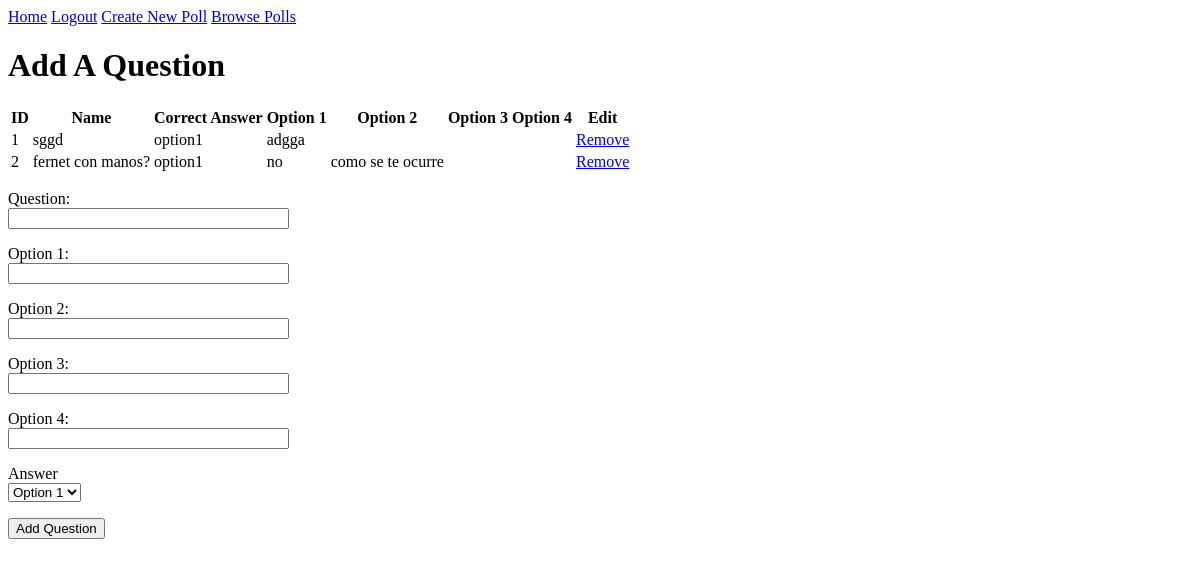
Before: /add_questions/1 (signed in) with the older database file.
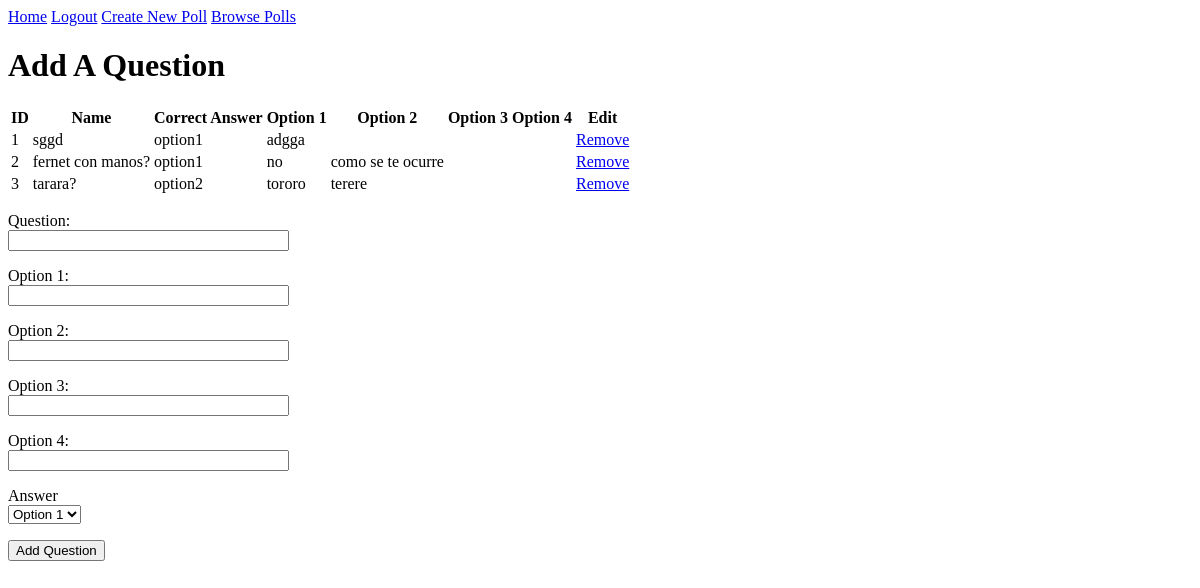
After: the same page with the newer database file.
### app/models.py (models this page shows, shortened)
class Question(db.Model):
    id = db.Column(db.Integer, primary_key=True)
    name = db.Column(db.String(128))
    option1 = db.Column(db.String(128))
    option2 = db.Column(db.String(128))
    option3 = db.Column(db.String(128))
    option4 = db.Column(db.String(128))
    correct_answer = db.Column(db.String(128))
    parent = db.Column(db.Integer, db.ForeignKey('poll.id'))

### app/routes.py (the view, shortened to what this page needs)
@app.route('/add_questions/<poll_id>', methods=['GET', 'POST'])
@app.route('/add_questions')
@login_required
def add_questions(poll_id):
    current_poll = Poll.query.filter_by(author=current_user,id=poll_id).first()
    form = MakeQuestionForm()
    if current_poll:
        questions = Question.query.filter_by(parent=poll_id).all()
        return render_template('add_question.html', title='Add A Question', form=form, questions=questions)
    else:
        print('poll not found, F.')
        pass

### app/forms.py (shortened to what this page needs)
class MakeQuestionForm(FlaskForm):
    name = StringField('Question:', validators=[DataRequired()])
    option1 = StringField('Option 1:')
    option2 = StringField('Option 2:')
    option3 = StringField('Option 3:')
    option4 = StringField('Option 4:')
    correct_answer = SelectField(label='Answer', choices=[('option1', 'Option 1'), ('option2', 'Option 2'),
                                                          ['option3', 'Option 3'], ('option4', 'Option 4')])
    submit = SubmitField('Add Question')

### app/models.py (called while the page is built)
@login.user_loader
def load_user(id):
    return User.query.get(int(id))

### app/templates/add_question.html (shortened to what this page needs)
{% extends "base.html" %}
{% block content %}
    <h1>Add A Question</h1>
    {% if questions.__len__() > 0 %}
        <table>
            <tr>
                <th>ID</th>
                <th>Name</th>
                <th>Correct Answer</th>
                <th>Option 1</th>
                <th>Option 2</th>
                <th>Option 3</th>
                <th>Option 4</th>
                <th>Edit</th>
            </tr>
            {% for question in questions %}
                <TR>
                    <TD class="c1">{{ question.id }}</TD>
                    <TD class="c2">{{ question.name }}</TD>
                    <TD class="c3"><SPAN>{{ question.correct_answer }}</SPAN></TD>
                    <TD class="c4">{{ question.option1 }}</TD>
                    <TD class="c5">{{ question.option2 }}</TD>
                    <TD class="c6">{{ question.option3 }}</TD>
                    <TD class="c7">{{ question.option4 }}</TD>
                    <TD class="c4"><SPAN><a href="{{ url_for('home') }}">Remove</a></SPAN></TD>
                </TR>
            {% endfor %}
        </table>
    {% endif %}
    <form action="" method="post" >
        <p>
            {{ form.name.label }}<br>
            {{ form.name(size=32) }}
        </p>
        <p>
            {{ form.option1.label }}<br>
            {{ form.option1(size=32) }}
        </p>
        <p>
            {{ form.option2.label }}<br>
            {{ form.option2(size=32) }}
        </p>
        <p>
            {{ form.option3.label }}<br>
            {{ form.option3(size=32) }}
        </p>
        <p>
            {{ form.option4.label }}<br>
            {{ form.option4(size=32) }}
        </p>
        <p>
            {{ form.correct_answer.label }}<br>
            {{ form.correct_answer }}
        </p>
        <p>
            {{ form.submit }}
        </p>
    </form>
{% endblock %}

### app/templates/base.html (shortened to what this page needs)
<html>
<head>
</head>
<body>
<div>
    <a href="{{ url_for('home') }}">Home</a>
    {% if current_user.is_anonymous %}
        <a href="{{ url_for('login') }}">Login</a>
        <a href="{{ url_for('signup') }}">Sign Up</a>
    {% else %}
        <a href="{{ url_for('logout') }}">Logout</a>
        <a href="{{ url_for('new_poll') }}">Create New Poll</a>
    {% endif %}
    <a href="{{ url_for('poll') }}">Browse Polls</a>
</div>
{% block content %}{% endblock %}
</body>
</html>

Changed rows visible on the page:
added Question: id "3", name "tarara?", correct_answer "option2", option1 "tororo", option2 "terere"
